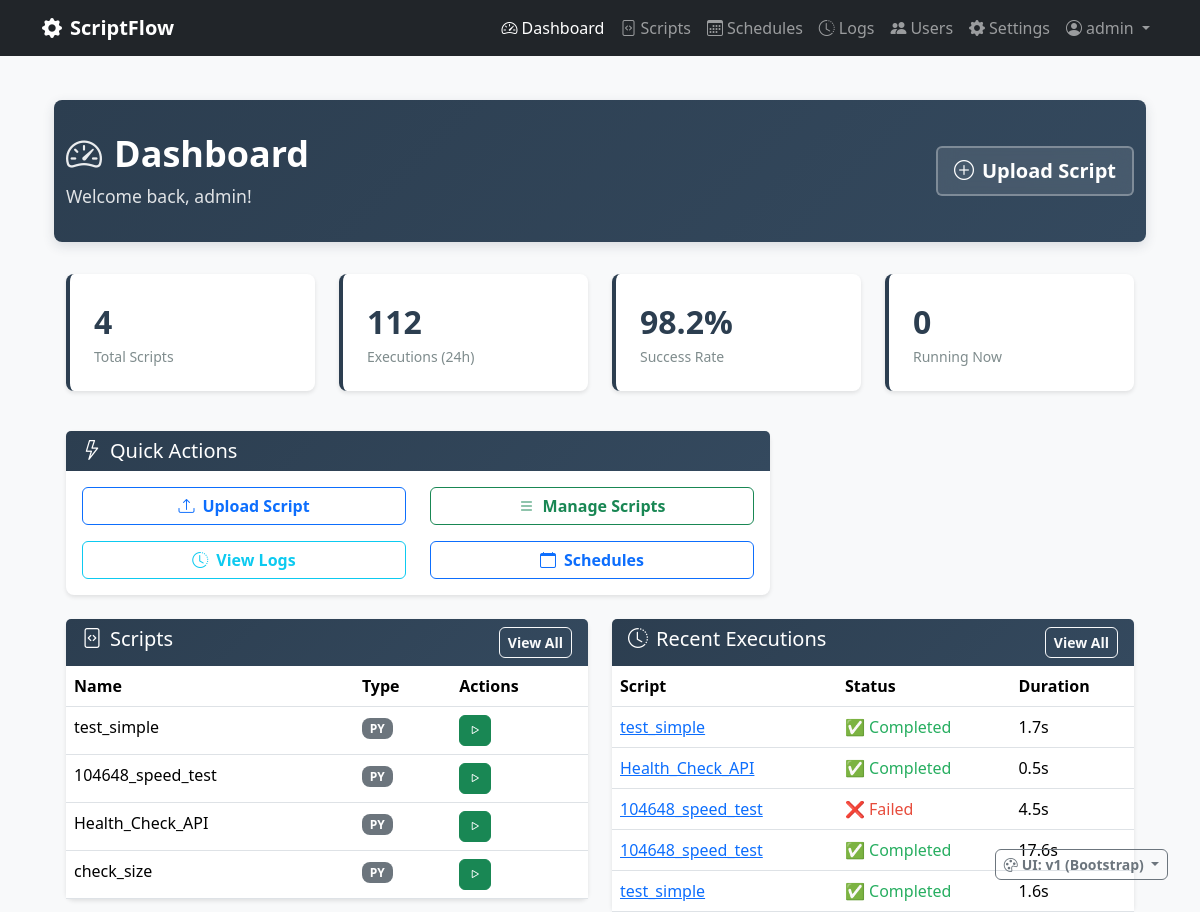
The app's page /dashboard (signed in) with its own data.
### scriptflow.py (models this page shows, shortened)
class User(UserMixin, db.Model):
    __tablename__ = 'users'
    id = db.Column(db.Integer, primary_key=True)
    username = db.Column(db.String(80), unique=True, nullable=False)
    email = db.Column(db.String(120), unique=True, nullable=False)
    password_hash = db.Column(db.String(255), nullable=False)
    is_admin = db.Column(db.Boolean, default=False, nullable=False)
    can_view_all_data = db.Column(db.Boolean, default=False, nullable=False)
    created_at = db.Column(db.DateTime, default=datetime.now)
    last_login = db.Column(db.DateTime)

class Script(db.Model):
    __tablename__ = 'scripts'
    id = db.Column(db.Integer, primary_key=True)
    name = db.Column(db.String(100), nullable=False)
    description = db.Column(db.Text)
    filename = db.Column(db.String(255), nullable=False)
    file_path = db.Column(db.String(500), nullable=False)
    script_type = db.Column(db.String(10), nullable=False)  # 'py' or 'bat'
    file_size = db.Column(db.Integer)
    created_at = db.Column(db.DateTime, default=datetime.now)
    updated_at = db.Column(db.DateTime, default=datetime.now, onupdate=datetime.now)
    is_active = db.Column(db.Boolean, default=True)
    user_id = db.Column(db.Integer, db.ForeignKey('users.id'), nullable=False)

class Execution(db.Model):
    __tablename__ = 'executions'
    id = db.Column(db.Integer, primary_key=True)
    started_at = db.Column(db.DateTime, default=datetime.now, nullable=False)
    completed_at = db.Column(db.DateTime)
    status = db.Column(db.String(20), default='pending', nullable=False)  # pending, running, completed, failed, timeout
    exit_code = db.Column(db.Integer)
    stdout = db.Column(db.Text)
    stderr = db.Column(db.Text)
    duration_seconds = db.Column(db.Float)
    trigger_type = db.Column(db.String(20), default='manual', nullable=False)  # manual, scheduled, api
    script_id = db.Column(db.Integer, db.ForeignKey('scripts.id'), nullable=False)
    user_id = db.Column(db.Integer, db.ForeignKey('users.id'), nullable=False)
    script = db.relationship('Script', backref='executions')
    @property
    def formatted_duration(self):
        if not self.duration_seconds:
            return "N/A"
        if self.duration_seconds < 60:
            return f"{self.duration_seconds:.1f}s"
        else:
            minutes = int(self.duration_seconds // 60)
            seconds = int(self.duration_seconds % 60)
            return f"{minutes}m {seconds}s"
    @property
    def status_icon(self):
        icons = {
            'pending': '⏳',
            'running': '🔄',  # Emoji simples que funciona bem
            'completed': '✅',
            'failed': '❌',
            'timeout': '⏰',
            'cancelled': '🛑'
        }
        return icons.get(self.status, '❓')
    @property
    def status_color(self):
        colors = {
            'pending': 'secondary',
            'running': 'running',  # Usar classe CSS personalizada com animação
            'completed': 'success',
            'failed': 'danger',
            'timeout': 'warning',
            'cancelled': 'danger'
        }
        return colors.get(self.status, 'secondary')

### scriptflow.py (the view)
@app.route('/dashboard')
@login_required
def dashboard():
    scripts_query = Script.query.filter_by(is_active=True)
    user_scripts = apply_user_data_filter(scripts_query).all()
    executions_query = Execution.query
    recent_executions = apply_user_data_filter(executions_query)\
        .order_by(Execution.started_at.desc())\
        .limit(5).all()
    total_scripts = len(user_scripts)
    executions_24h_query = Execution.query.filter(
        Execution.started_at >= datetime.now() - timedelta(days=1)
    )
    executions_24h = apply_user_data_filter(executions_24h_query).count()
    successful_24h_query = Execution.query.filter(
        Execution.started_at >= datetime.now() - timedelta(days=1),
        Execution.status == 'completed',
        Execution.exit_code == 0
    )
    successful_24h = apply_user_data_filter(successful_24h_query).count()
    success_rate = round((successful_24h / executions_24h * 100) if executions_24h > 0 else 100, 1)
    stats = {
        'total_scripts': total_scripts,
        'executions_24h': executions_24h,
        'success_rate_24h': success_rate,
        'running_count': len(running_processes)
    }
    return render_template(UIVersionManager.get_template_path('dashboard.html'),
                         scripts=user_scripts,
                         recent_executions=recent_executions,
                         stats=stats)

### templates/v1/dashboard.html (shortened to what this page needs)
{% extends "v1/base.html" %}
{% block content %}
<div class="container-fluid">
    <div class="page-header">
        <div class="container">
            <div class="row align-items-center">
                <div class="col">
                    <h1>
                        <i class="bi bi-speedometer2"></i>Dashboard
                    </h1>
                    <p>Welcome back, {{ current_user.username }}!</p>
                </div>
                <div class="col-auto">
                    <a href="{{ url_for('upload_script') }}" class="btn btn-lg">
                        <i class="bi bi-plus-circle me-2"></i>Upload Script
                    </a>
                </div>
            </div>
        </div>
    </div>
    <div class="container">
        <div class="row mb-4">
            <div class="col-md-3 mb-3">
                <div class="stats-card">
                    <p class="stats-number">{{ stats.total_scripts }}</p>
                    <p class="stats-label">Total Scripts</p>
                </div>
            </div>
            <div class="col-md-3 mb-3">
                <div class="stats-card">
                    <p class="stats-number">{{ stats.executions_24h }}</p>
                    <p class="stats-label">Executions (24h)</p>
                </div>
            </div>
            <div class="col-md-3 mb-3">
                <div class="stats-card">
                    <p class="stats-number">{{ stats.success_rate_24h }}%</p>
                    <p class="stats-label">Success Rate</p>
                </div>
            </div>
            <div class="col-md-3 mb-3">
                <div class="stats-card">
                    <p class="stats-number">{{ stats.running_count }}</p>
                    <p class="stats-label">Running Now</p>
                </div>
            </div>
        </div>
        <div class="row mb-4">
            <div class="col-md-8">
                <div class="card">
                    <div class="card-header bg-primary text-white">
                        <h5 class="mb-0"><i class="bi bi-lightning me-2"></i>Quick Actions</h5>
                    </div>
                    <div class="card-body">
                        <div class="row">
                            <div class="col-md-6 mb-3">
                                <a href="{{ url_for('upload_script') }}" class="btn btn-outline-primary w-100">
                                    <i class="bi bi-upload me-2"></i>Upload Script
                                </a>
                            </div>
                            <div class="col-md-6 mb-3">
                                <a href="{{ url_for('scripts') }}" class="btn btn-outline-success w-100">
                                    <i class="bi bi-list me-2"></i>Manage Scripts
                                </a>
                            </div>
                            <div class="col-md-6">
                                <a href="{{ url_for('logs') }}" class="btn btn-outline-info w-100">
                                    <i class="bi bi-clock-history me-2"></i>View Logs
                                </a>
                            </div>
                            <div class="col-md-6">
                                <a href="{{ url_for('schedules') }}" class="btn btn-outline-primary w-100">
                                    <i class="bi bi-calendar me-2"></i>Schedules
                                </a>
                            </div>
                        </div>
                    </div>
                </div>
            </div>
        </div>
        <div class="row">
            <div class="col-md-6">
                <div class="card">
                    <div class="card-header bg-primary text-white d-flex justify-content-between">
                        <h5 class="mb-0"><i class="bi bi-file-code me-2"></i>Scripts</h5>
                        <a href="{{ url_for('scripts') }}" class="btn btn-sm btn-outline-light">View All</a>
                    </div>
                    <div class="card-body p-0">
                        {% if scripts %}
                            <div class="table-responsive">
                                <table class="table table-hover mb-0">
                                    <thead>
                                        <tr>
                                            <th>Name</th>
                                            <th>Type</th>
                                            <th>Actions</th>
                                        </tr>
                                    </thead>
                                    <tbody>
                                        {% for script in scripts[:5] %}
                                        <tr>
                                            <td>{{ script.name }}</td>
                                            <td><span class="badge bg-secondary">{{ script.script_type.upper() }}</span></td>
                                            <td>
                                                <form method="POST" action="{{ url_for('execute_script', script_id=script.id) }}" class="d-inline">
                                                    <button type="submit" class="btn btn-sm btn-success" title="Execute">
                                                        <i class="bi bi-play"></i>
                                                    </button>
                                                </form>
                                            </td>
                                        </tr>
                                        {% endfor %}
                                    </tbody>
                                </table>
                            </div>
                        {% else %}
                            <div class="p-4 text-center">
                                <i class="bi bi-file-code text-muted" style="font-size: 3rem;"></i>
                                <p class="text-muted mt-2">No scripts yet</p>
                                <a href="{{ url_for('upload_script') }}" class="btn btn-primary">Upload First Script</a>
                            </div>
                        {% endif %}
                    </div>
                </div>
            </div>
            <div class="col-md-6">
                <div class="card">
                    <div class="card-header bg-primary text-white d-flex justify-content-between">
                        <h5 class="mb-0"><i class="bi bi-clock-history me-2"></i>Recent Executions</h5>
                        <a href="{{ url_for('logs') }}" class="btn btn-sm btn-outline-light">View All</a>
                    </div>
                    <div class="card-body p-0">
                        {% if recent_executions %}
                            <div class="table-responsive">
                                <table class="table table-hover mb-0">
                                    <thead>
                                        <tr>
                                            <th>Script</th>
                                            <th>Status</th>
                                            <th>Duration</th>
                                        </tr>
                                    </thead>
                                    <tbody>
                                        {% for execution in recent_executions %}
                                        <tr>
                                            <td>
                                                <a href="{{ url_for('view_execution', execution_id=execution.id) }}">
                                                    {{ execution.script.name if execution.script else 'Unknown' }}
                                                </a>
                                            </td>
                                            <td>
                                                <span class="status-{{ execution.status_color }}">
                                                    {{ execution.status_icon }} {{ execution.status|title }}
                                                </span>
                                            </td>
                                            <td>{{ execution.formatted_duration }}</td>
                                        </tr>
                                        {% endfor %}
                                    </tbody>
                                </table>
                            </div>
                        {% else %}
                            <div class="p-4 text-center">
                                <i class="bi bi-clock-history text-muted" style="font-size: 3rem;"></i>
                                <p class="text-muted mt-2">No executions yet</p>
                            </div>
                        {% endif %}
                    </div>
                </div>
            </div>
        </div>
    </div>
</div>
{% endblock %}

### templates/v1/base.html (shortened to what this page needs)
<!DOCTYPE html>
<html lang="en">
<head>
    <link href="https://cdn.jsdelivr.net/npm/bootstrap@5.3.2/dist/css/bootstrap.min.css" rel="stylesheet">
    <link href="https://cdn.jsdelivr.net/npm/bootstrap-icons@1.11.0/font/bootstrap-icons.css" rel="stylesheet">
    <link href="{{ url_for('static', filename='css/app.css') }}" rel="stylesheet">
</head>
<body{% block body_class %}{% endblock %}>
    <nav class="navbar navbar-expand-lg navbar-dark bg-dark fixed-top">
        <div class="container">
            <a class="navbar-brand" href="{{ url_for('dashboard') }}">
                <i class="bi bi-gear-fill me-2"></i>ScriptFlow
            </a>
            <div class="navbar-nav ms-auto">
                <a class="nav-link{% if request.endpoint == 'dashboard' %} active{% endif %}" href="{{ url_for('dashboard') }}">
                    <i class="bi bi-speedometer2 me-1"></i>Dashboard
                </a>
                <a class="nav-link{% if request.endpoint in ['scripts', 'upload_script', 'edit_script', 'view_script'] %} active{% endif %}" href="{{ url_for('scripts') }}">
                    <i class="bi bi-file-code me-1"></i>Scripts
                </a>
                <a class="nav-link{% if request.endpoint in ['schedules', 'create_schedule', 'edit_schedule'] %} active{% endif %}" href="{{ url_for('schedules') }}">
                    <i class="bi bi-calendar3 me-1"></i>Schedules
                </a>
                <a class="nav-link{% if request.endpoint in ['logs', 'view_execution'] %} active{% endif %}" href="{{ url_for('logs') }}">
                    <i class="bi bi-clock-history me-1"></i>Logs
                </a>
                {% if current_user.is_admin %}
                <a class="nav-link{% if request.endpoint in ['manage_users', 'create_user', 'edit_user'] %} active{% endif %}" href="{{ url_for('manage_users') }}">
                    <i class="bi bi-people-fill me-1"></i>Users
                </a>
                {% endif %}
                <a class="nav-link{% if request.endpoint in ['settings', 'python_settings', 'terminal'] %} active{% endif %}" href="{{ url_for('settings') }}">
                    <i class="bi bi-gear-fill me-1"></i>Settings
                </a>
                <div class="nav-item dropdown">
                    <a class="nav-link dropdown-toggle" href="#" role="button" data-bs-toggle="dropdown">
                        <i class="bi bi-person-circle me-1"></i>{{ current_user.username }}
                    </a>
                </div>
            </div>
        </div>
    </nav>
    <main class="container mt-4">
        {% block content %}{% endblock %}
    </main>
    {% if current_user.is_authenticated and current_user.is_admin %}
    <div style="position: fixed; bottom: 2rem; right: 2rem; z-index: 1050;">
        <div class="dropdown">
            <button class="btn btn-outline-secondary btn-sm dropdown-toggle" type="button" data-bs-toggle="dropdown">
                <i class="bi bi-palette me-1"></i>UI: {{ ui_info.current_label or 'v1' }}
            </button>
        </div>
    </div>
    {% endif %}
</body>
</html>

### records on screen
User: username "admin"
Script: name "test_simple", script_type "PY"
Script: name "104648_speed_test", script_type "PY"
Script: name "Health_Check_API", script_type "PY"
Script: name "check_size", script_type "PY"
Execution: script "test_simple", status_icon "✅", status "Completed", formatted_duration "1.7s"
Execution: script "Health_Check_API", status_icon "✅", status "Completed", formatted_duration "0.5s"
Execution: script "104648_speed_test", status_icon "❌", status "Failed", formatted_duration "4.5s"
Execution: script "104648_speed_test", status_icon "✅", status "Completed", formatted_duration "17.6s"
Execution: script "test_simple", status_icon "✅", status "Completed", formatted_duration "1.6s"

### other values on screen
{{ stats.total_scripts }} "4"
{{ stats.executions_24h }} "112"
{{ stats.success_rate_24h }} "98.2"
{{ stats.running_count }} "0"
{{ ui_info.current_label or 'v1' }} "v1 (Bootstrap)"
